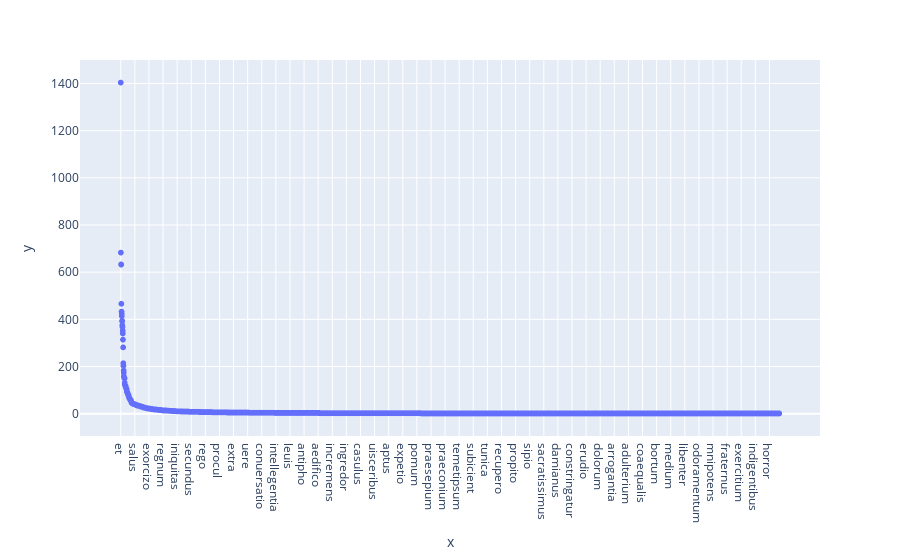

The notebook cell this image was saved under:
### Code cell
px.scatter(x=doc_pd_counts["lemma"],y=doc_pd_counts["count"])

### Figure 1 — Plotly figure (JSON) as saved in the notebook; plotly's stock layout.template omitted (floating-point values rounded to 4 significant figures; data arrays with more than 128 entries replaced by an {"elided": "..."} marker saying what was removed)
{"data": [{"hovertemplate": "x=%{x}<br>y=%{y}<extra></extra>", "legendgroup": "", "marker": {"color": "#636efa", "symbol": "circle"}, "mode": "markers", "name": "", "showlegend": false, "type": "scattergl", "x": {"elided": "4158 str values"}, "xaxis": "x", "y": {"elided": "4158 int values"}, "yaxis": "y"}], "layout": {"legend": {"tracegroupgap": 0}, "margin": {"t": 60}, "xaxis": {"anchor": "y", "domain": [0, 1], "title": {"text": "x"}}, "yaxis": {"anchor": "x", "domain": [0, 1], "title": {"text": "y"}}}}
